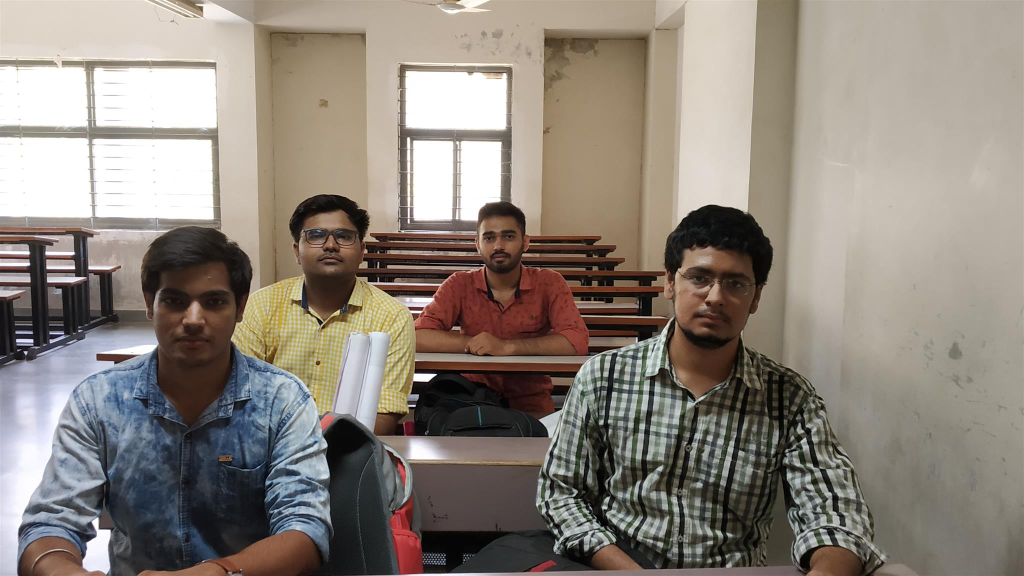
#> input picture YOLO GDPR Demo/DeepDreamStudy/deep_dream_master/image.jpeg, 2048 x 1152 px (shown at 1/2 size)
$ python cropSample.py
#> lines starting #> are read from the running program, lines starting #| are printed output that depends on the picture
from PIL import Image
def crop(image_path, coords, saved_location):
    """
    @param image_path: The path to the image to edit
    @param coords: A tuple of x/y coordinates (x1, y1, x2, y2)
    @param saved_location: Path to save the cropped image
    """
#> called with image_path = 'image.jpeg', coords = (161, 166, 706, 1050), saved_location = 'cropped.jpg'
    image_obj = Image.open(image_path)
#> image_obj is the input picture: PIL image 2048x1152 RGB; mean R, G, B 141, 132.4, 123.4
    cropped_image = image_obj.crop(coords)
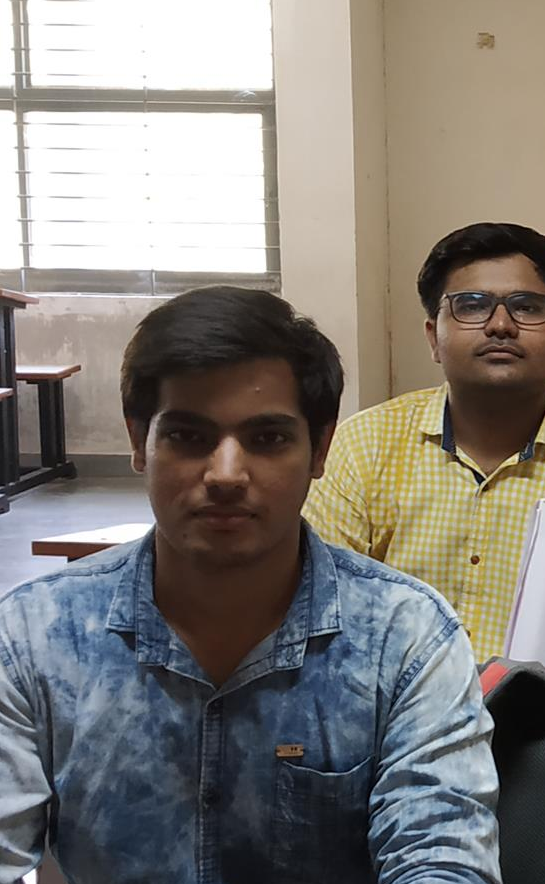
#> cropped_image: PIL image 545x884 RGB; mean R, G, B 130.9, 127, 122
    cropped_image.save(saved_location)
    cropped_image.show()
if __name__ == '__main__':
    image = 'image.jpeg'
    crop(image, (161, 166, 706, 1050), 'cropped.jpg')

$ run again, with YOLO GDPR Demo/DeepDreamStudy/deep_dream_master/0.jpg copied over YOLO GDPR Demo/DeepDreamStudy/deep_dream_master/image.jpeg
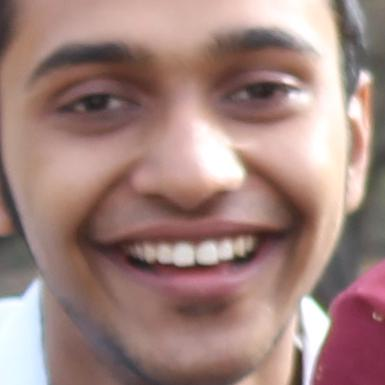
#> input picture YOLO GDPR Demo/DeepDreamStudy/deep_dream_master/0.jpg, 385 x 385 px
#> in crop, image_obj is the input picture: PIL image 385x385 RGB; mean R, G, B 161.6, 131.4, 125.8
#> in crop, `cropped_image = image_obj.crop(coords)`:
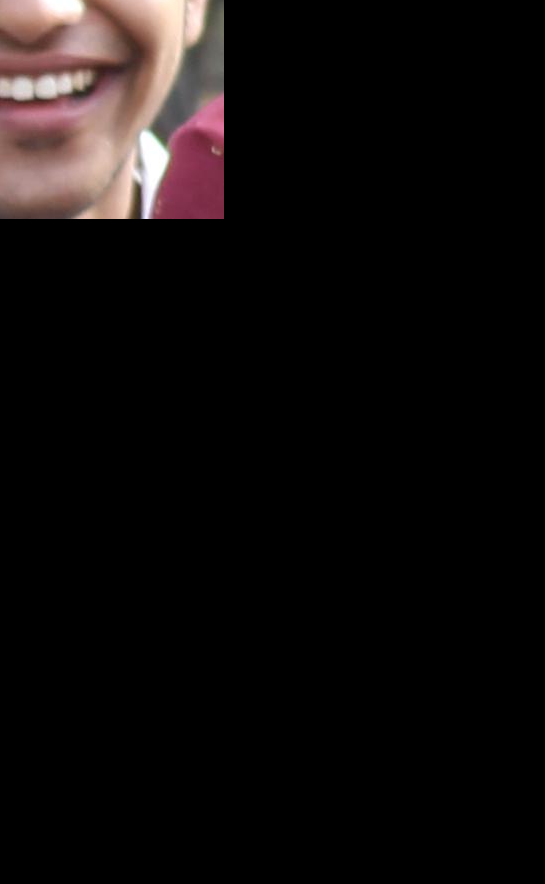
#> cropped_image: PIL image 545x884 RGB; mean R, G, B 16.3, 12.5, 12.2

$ run again, with YOLO GDPR Demo/DeepDreamStudy/deep_dream_master/1.jpg copied over YOLO GDPR Demo/DeepDreamStudy/deep_dream_master/image.jpeg
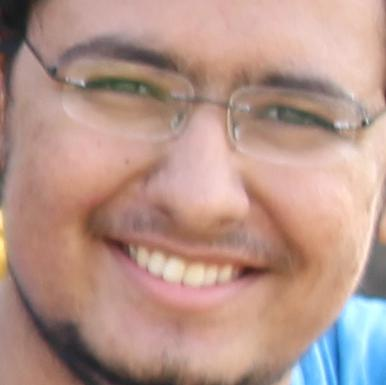
#> input picture YOLO GDPR Demo/DeepDreamStudy/deep_dream_master/1.jpg, 386 x 385 px
#> in crop, image_obj is the input picture: PIL image 386x385 RGB; mean R, G, B 181.9, 149, 138.2
#> in crop, `cropped_image = image_obj.crop(coords)`:
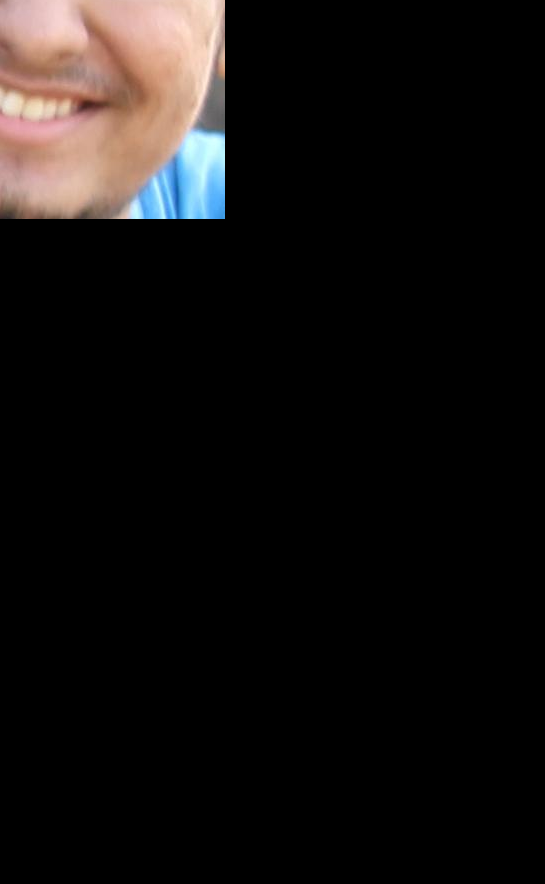
#> cropped_image: PIL image 545x884 RGB; mean R, G, B 19.6, 16.6, 15.6

$ run again, with YOLO GDPR Demo/DeepDreamStudy/deep_dream_master/2.jpg copied over YOLO GDPR Demo/DeepDreamStudy/deep_dream_master/image.jpeg
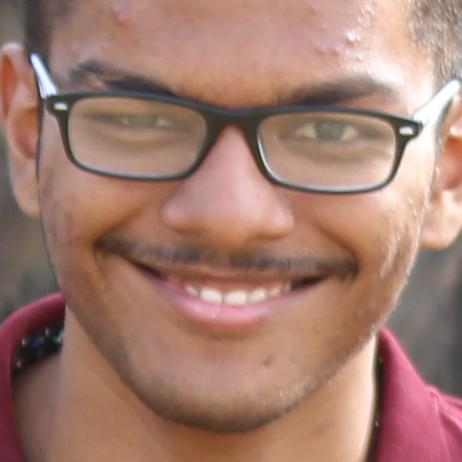
#> input picture YOLO GDPR Demo/DeepDreamStudy/deep_dream_master/2.jpg, 462 x 462 px
#> in crop, image_obj is the input picture: PIL image 462x462 RGB; mean R, G, B 163, 124.3, 111.4
#> in crop, `cropped_image = image_obj.crop(coords)`:
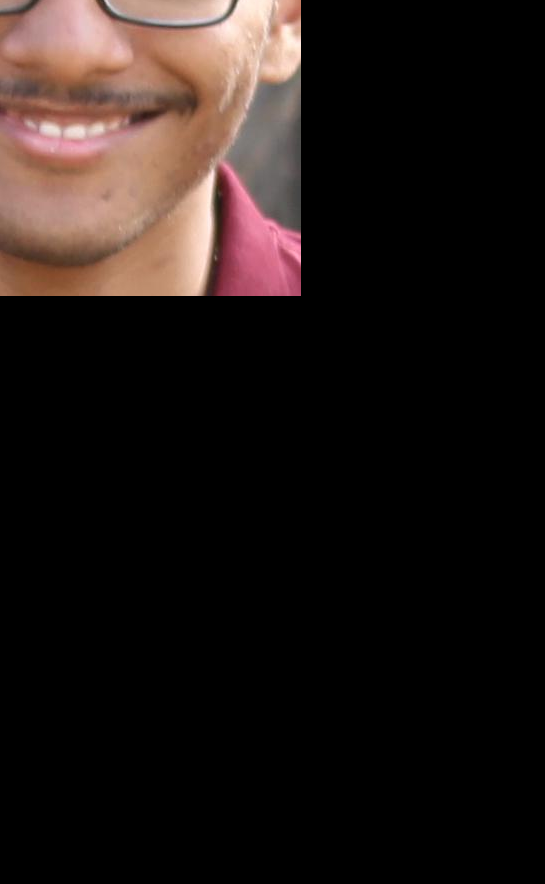
#> cropped_image: PIL image 545x884 RGB; mean R, G, B 32, 23.5, 21
